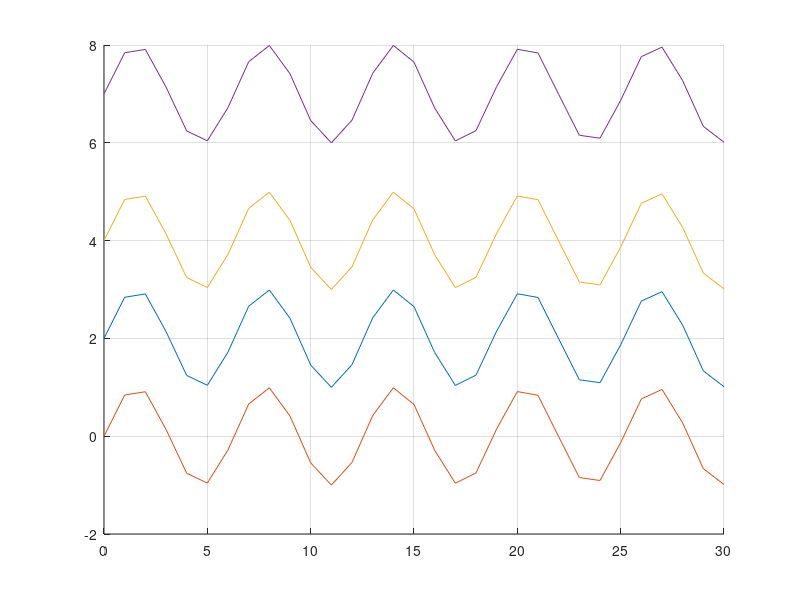

Write the MATLAB code that produced this figure.
clc;clear;
t=0:30;
y1 = 2+sin(t);
y2 = sin(t);
y3 = 4+sin(t);
y4 = 7+sin(t);
hold on;
grid on;
plot(t,y1);
plot(t,y2);
plot(t,y3);
plot(t,y4);
